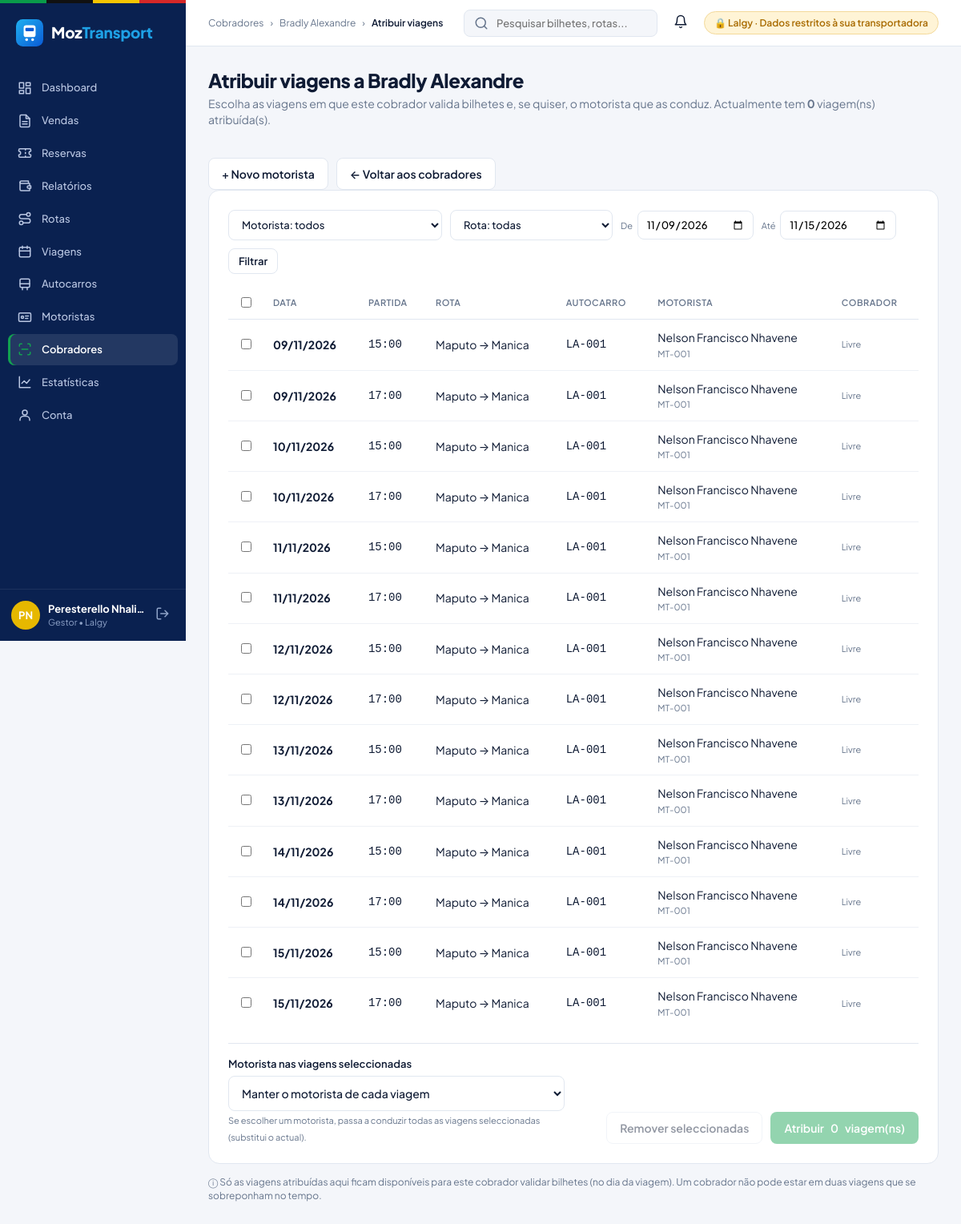
Screenshot of /gestor/cobrador_viagens.php?id=11 (signed in) with the database file from the repository.
### tables this page shows
CREATE TABLE `transportadora` (
  `id_transportadora` int(10) unsigned NOT NULL AUTO_INCREMENT,
  `nome` varchar(100) NOT NULL,
  `nuit` varchar(20) NOT NULL,
  `contacto` varchar(30) NOT NULL,
  `endereco` varchar(200) DEFAULT NULL,
  `activa` tinyint(1) NOT NULL DEFAULT 1,
  PRIMARY KEY (`id_transportadora`),
  UNIQUE KEY `uq_transportadora_nuit` (`nuit`)
);

CREATE TABLE `utilizador` (
  `id_utilizador` int(10) unsigned NOT NULL AUTO_INCREMENT,
  `nome` varchar(100) NOT NULL,
  `email` varchar(120) NOT NULL,
  `senha` varchar(255) NOT NULL,
  `telefone` varchar(30) DEFAULT NULL,
  `documento` varchar(30) DEFAULT NULL,
  `foto` varchar(255) DEFAULT NULL,
  `agencia` varchar(100) DEFAULT NULL,
  `perfil` enum('passageiro','bilheteiro','cobrador','gestor','administrador') NOT NULL DEFAULT 'passageiro',
  `id_transportadora` int(10) unsigned DEFAULT NULL,
  `activo` tinyint(1) NOT NULL DEFAULT 1,
  `data_criacao` datetime NOT NULL DEFAULT current_timestamp(),
  `tentativas_falhadas` tinyint(3) unsigned NOT NULL DEFAULT 0,
  `bloqueado_ate` datetime DEFAULT NULL,
  `ultimo_acesso` datetime DEFAULT NULL,
  `notificacoes` tinyint(1) NOT NULL DEFAULT 1,
  `notificacoes_vistas_em` datetime DEFAULT NULL,
  PRIMARY KEY (`id_utilizador`),
  UNIQUE KEY `uq_utilizador_email` (`email`),
  UNIQUE KEY `uq_utilizador_documento` (`documento`),
  KEY `idx_utilizador_perfil` (`perfil`),
  KEY `fk_utilizador_transportadora` (`id_transportadora`),
  CONSTRAINT `fk_utilizador_transportadora` FOREIGN KEY (`id_transportadora`) REFERENCES `transportadora` (`id_transportadora`) ON DELETE SET NULL ON UPDATE CASCADE
);

CREATE TABLE `viagem` (
  `id_viagem` int(10) unsigned NOT NULL AUTO_INCREMENT,
  `data` date NOT NULL,
  `hora_partida` time NOT NULL,
  `hora_chegada` time DEFAULT NULL,
  `preco` decimal(10,2) NOT NULL,
  `classe` varchar(30) NOT NULL DEFAULT 'Convencional',
  `estado` enum('agendada','em_curso','concluida','cancelada') NOT NULL DEFAULT 'agendada',
  `id_rota` int(10) unsigned NOT NULL,
  `id_autocarro` int(10) unsigned NOT NULL,
  `id_cobrador` int(10) unsigned DEFAULT NULL,
  `id_motorista` int(10) unsigned DEFAULT NULL,
  PRIMARY KEY (`id_viagem`),
  KEY `idx_viagem_data` (`data`,`hora_partida`),
  KEY `fk_viagem_rota` (`id_rota`),
  KEY `fk_viagem_autocarro` (`id_autocarro`),
  KEY `fk_viagem_cobrador` (`id_cobrador`),
  KEY `fk_viagem_motorista` (`id_motorista`),
  CONSTRAINT `fk_viagem_autocarro` FOREIGN KEY (`id_autocarro`) REFERENCES `autocarro` (`id_autocarro`) ON UPDATE CASCADE,
  CONSTRAINT `fk_viagem_cobrador` FOREIGN KEY (`id_cobrador`) REFERENCES `utilizador` (`id_utilizador`) ON DELETE SET NULL ON UPDATE CASCADE,
  CONSTRAINT `fk_viagem_motorista` FOREIGN KEY (`id_motorista`) REFERENCES `motorista` (`id_motorista`) ON DELETE SET NULL ON UPDATE CASCADE,
  CONSTRAINT `fk_viagem_rota` FOREIGN KEY (`id_rota`) REFERENCES `rota` (`id_rota`) ON UPDATE CASCADE
);

CREATE TABLE `rota` (
  `id_rota` int(10) unsigned NOT NULL AUTO_INCREMENT,
  `origem` varchar(80) NOT NULL,
  `destino` varchar(80) NOT NULL,
  `distancia_km` decimal(8,2) DEFAULT NULL,
  `duracao_estimada` time DEFAULT NULL,
  `id_transportadora` int(10) unsigned NOT NULL,
  `activa` tinyint(1) NOT NULL DEFAULT 1,
  `preco_base` decimal(10,2) DEFAULT NULL,
  PRIMARY KEY (`id_rota`),
  KEY `idx_rota_origem_destino` (`origem`,`destino`),
  KEY `fk_rota_transportadora` (`id_transportadora`),
  CONSTRAINT `fk_rota_transportadora` FOREIGN KEY (`id_transportadora`) REFERENCES `transportadora` (`id_transportadora`) ON UPDATE CASCADE
);

CREATE TABLE `autocarro` (
  `id_autocarro` int(10) unsigned NOT NULL AUTO_INCREMENT,
  `matricula` varchar(20) NOT NULL,
  `modelo` varchar(60) DEFAULT NULL,
  `capacidade_total` smallint(5) unsigned NOT NULL,
  `id_transportadora` int(10) unsigned NOT NULL,
  `activo` tinyint(1) NOT NULL DEFAULT 1,
  `codigo_frota` varchar(20) DEFAULT NULL,
  `marca` varchar(40) DEFAULT NULL,
  `ano_fabrico` smallint(5) unsigned DEFAULT NULL,
  `tipo_servico` varchar(30) DEFAULT NULL,
  `configuracao_assentos` varchar(5) NOT NULL DEFAULT '2+2',
  `ar_condicionado` tinyint(1) NOT NULL DEFAULT 0,
  `wifi` tinyint(1) NOT NULL DEFAULT 0,
  `usb` tinyint(1) NOT NULL DEFAULT 0,
  `validade_inspecao` date DEFAULT NULL,
  `livrete` varchar(255) DEFAULT NULL,
  `estado` enum('disponivel','manutencao','inactivo') NOT NULL DEFAULT 'disponivel',
  PRIMARY KEY (`id_autocarro`),
  UNIQUE KEY `uq_autocarro_matricula` (`matricula`),
  UNIQUE KEY `uq_autocarro_codigo` (`id_transportadora`,`codigo_frota`),
  CONSTRAINT `fk_autocarro_transportadora` FOREIGN KEY (`id_transportadora`) REFERENCES `transportadora` (`id_transportadora`) ON UPDATE CASCADE
);

CREATE TABLE `motorista` (
  `id_motorista` int(10) unsigned NOT NULL AUTO_INCREMENT,
  `id_transportadora` int(10) unsigned NOT NULL,
  `codigo` varchar(20) NOT NULL,
  `nome` varchar(100) NOT NULL,
  `documento` varchar(30) NOT NULL,
  `data_nascimento` date NOT NULL,
  `telefone` varchar(30) NOT NULL,
  `email` varchar(120) DEFAULT NULL,
  `morada` varchar(200) DEFAULT NULL,
  `carta_numero` varchar(30) NOT NULL,
  `carta_categoria` varchar(40) NOT NULL,
  `carta_emissao` date NOT NULL,
  `carta_validade` date NOT NULL,
  `carta_ficheiro` varchar(255) DEFAULT NULL,
  `estado` enum('disponivel','folga','inactivo') NOT NULL DEFAULT 'disponivel',
  `data_criacao` datetime NOT NULL DEFAULT current_timestamp(),
  `id_utilizador` int(11) DEFAULT NULL,
  `numero_carta` varchar(30) DEFAULT NULL,
  PRIMARY KEY (`id_motorista`),
  UNIQUE KEY `uq_motorista_codigo` (`id_transportadora`,`codigo`),
  UNIQUE KEY `uq_motorista_documento` (`documento`),
  UNIQUE KEY `uq_motorista_carta` (`carta_numero`),
  CONSTRAINT `fk_motorista_transportadora` FOREIGN KEY (`id_transportadora`) REFERENCES `transportadora` (`id_transportadora`) ON UPDATE CASCADE
);

### gestor/cobrador_viagens.php (the view, shortened to what the rows shown need)
<?php
require_once __DIR__ . '/../includes/sessao.php';
require_once __DIR__ . '/../includes/gestor.php';
require_once __DIR__ . '/../includes/cobradores.php';
$transp = exigir_gestor($pdo, 'gerir_frota');
$idT = $transp['id'];
$idC = (int)($_GET['id'] ?? 0);
$cob = cobrador_da_transportadora($pdo, $idC, $idT);
$hoje = date('Y-m-d');
$dataOk = fn($d) => is_string($d) && preg_match('/^\d{4}-\d{2}-\d{2}$/', $d) && strtotime($d) !== false;
$fIni = $dataOk($_GET['inicio'] ?? '') ? $_GET['inicio'] : $hoje;
$fFim = $dataOk($_GET['fim'] ?? '') ? $_GET['fim'] : date('Y-m-d', strtotime("$fIni +6 days"));
$fMot  = (int)($_GET['motorista'] ?? 0);
$fRota = (int)($_GET['rota'] ?? 0);
$qs = http_build_query(['id' => $idC, 'inicio' => $fIni, 'fim' => $fFim, 'motorista' => $fMot, 'rota' => $fRota]);
$onde = ['ro.id_transportadora = ?', "v.estado IN " . VIAGEM_ESTADOS_ABERTOS, 'v.data BETWEEN ? AND ?'];
$p = [$idT, $fIni, $fFim];
$st = $pdo->prepare("SELECT v.id_viagem, v.data, v.hora_partida, v.id_cobrador, ro.origem, ro.destino, au.matricula, au.codigo_frota,
                            m.nome AS motorista, m.codigo AS motorista_codigo, cu.nome AS cobrador_nome
                     FROM viagem v JOIN rota ro ON ro.id_rota = v.id_rota JOIN autocarro au ON au.id_autocarro = v.id_autocarro
                     LEFT JOIN motorista m ON m.id_motorista = v.id_motorista LEFT JOIN utilizador cu ON cu.id_utilizador = v.id_cobrador
                     WHERE " . implode(' AND ', $onde) . " ORDER BY v.data, v.hora_partida, ro.origem LIMIT 301");
$st->execute($p);
$lista = $st->fetchAll();
$st = $pdo->prepare("SELECT COUNT(*) FROM viagem WHERE id_cobrador = ? AND data >= CURDATE() AND estado IN " . VIAGEM_ESTADOS_ABERTOS);
$st->execute([$idC]);
$jaAtribuidas = (int)$st->fetchColumn();
require __DIR__ . '/../includes/painel_inicio.php';
?>
<div class="cabecalho-pagina">
  <div><h1 class="titulo-pagina">Atribuir viagens a <?= e($cob['nome']) ?></h1>
    <p class="subtitulo-pagina">Escolha as viagens em que este cobrador valida bilhetes e, se quiser, o motorista que as conduz.
      Actualmente tem <b><?= $jaAtribuidas ?></b> viagem(ns) atribuída(s).</p></div>
</div>
<section class="cartao">
  <form method="post" action="<?= e(url('gestor/cobrador_viagens.php?' . $qs)) ?>">
    <div class="tabela-rolar">
    <table class="tabela">
      <thead><tr><th style="width:34px"><input type="checkbox" data-todos-viagens aria-label="Seleccionar todas"></th>
        <th>Data</th><th>Partida</th><th>Rota</th><th>Autocarro</th><th>Motorista</th><th>Cobrador</th></tr></thead>
      <tbody>
      <?php foreach ($lista as $v): $meu = (int)$v['id_cobrador'] === $idC; ?>
        <tr>
          <td><input type="checkbox" name="viagens[]" value="<?= (int)$v['id_viagem'] ?>" data-viagem-sel aria-label="Seleccionar viagem"></td>
          <td><b><?= e(date('d/m/Y', strtotime($v['data']))) ?></b></td>
          <td class="mono"><?= e(substr($v['hora_partida'], 0, 5)) ?></td>
          <td><?= e($v['origem'] . ' → ' . $v['destino']) ?></td>
          <td class="mono"><?= e($v['codigo_frota'] ?: $v['matricula']) ?></td>
          <td><?= $v['motorista'] ? e($v['motorista']) . '<span class="sub-linha">' . e($v['motorista_codigo']) . '</span>' : '<span class="sub-linha" style="margin:0">Sem motorista</span>' ?></td>
          <td><?php if ($meu): ?><span class="etq-g etq-pago">Este cobrador</span>
              <?php elseif ($v['id_cobrador']): ?><span class="etq-g etq-expirado" title="Será substituído">Substitui <?= e($v['cobrador_nome']) ?></span>
              <?php else: ?><span class="sub-linha" style="margin:0">Livre</span><?php endif; ?></td>
        </tr>
      <?php endforeach; ?>
      </tbody>
    </table>
    </div>
  </form>
</section>
<?php require __DIR__ . '/../includes/painel_fim.php'; ?>

### includes/painel_inicio.php (shortened to what the rows shown need)
<?php
require_once __DIR__ . '/menu.php';
require_once __DIR__ . '/notificacoes.php';
$u        = utilizador_logado();
$nomeTransp = null;
if ($u['perfil'] === 'gestor') {
    $stT = $pdo->prepare('SELECT t.nome FROM utilizador x JOIN transportadora t ON t.id_transportadora = x.id_transportadora WHERE x.id_utilizador = ?');
    $stT->execute([$u['id_utilizador']]);
    $nomeTransp = $stT->fetchColumn() ?: null;
}
?>
<!DOCTYPE html>
<html lang="pt">
<head>
  <link rel="stylesheet" href="<?= e(url('assets/css/base.css') . '?v=' . (int)@filemtime(__DIR__ . '/../assets/css/base.css')) ?>">
  <link rel="stylesheet" href="<?= e(url('assets/css/painel.css') . '?v=' . (int)@filemtime(__DIR__ . '/../assets/css/painel.css')) ?>">
  <link rel="stylesheet" href="<?= e(url('assets/css/admin.css') . '?v=' . (int)@filemtime(__DIR__ . '/../assets/css/admin.css')) ?>">
  <link rel="stylesheet" href="<?= e(url('assets/css/bilheteiro.css') . '?v=' . (int)@filemtime(__DIR__ . '/../assets/css/bilheteiro.css')) ?>">
  <link rel="stylesheet" href="<?= e(url('assets/css/notificacoes.css') . '?v=' . (int)@filemtime(__DIR__ . '/../assets/css/notificacoes.css')) ?>">
  <link rel="stylesheet" href="<?= e(url('assets/css/suporte.css') . '?v=' . (int)@filemtime(__DIR__ . '/../assets/css/suporte.css')) ?>">
  <link rel="stylesheet" href="<?= e(url('assets/css/gestor.css') . '?v=' . (int)@filemtime(__DIR__ . '/../assets/css/gestor.css')) ?>">
</head>
<body class="painel perfil-<?= e($u['perfil']) ?>">
<aside class="lateral">
  <div class="lateral-rodape">
    <a class="utilizador-cartao" href="<?= e(url('conta/dados_pessoais.php')) ?>" title="Dados pessoais">
      <span class="utilizador-texto">
        <strong><?= e($u['nome']) ?></strong>
        <small><?= e($u['perfil'] === 'administrador' ? 'Administrador Geral' : nome_perfil($u['perfil'])) ?><?= $nomeTransp ? ' • ' . e($nomeTransp) : (!empty($u['agencia']) ? ' • ' . e(explode(' ', $u['agencia'])[0]) : '') ?></small>
      </span>
    </a>
  </div>
</aside>
<div class="conteudo-geral">
  <header class="topo">
    <div class="topo-direita">
      <?php if ($u['perfil'] !== 'administrador'): ?>
        <label class="pesquisa-topo"><?= icone_svg('pesquisa') ?>
          <input type="search" placeholder="Pesquisar bilhetes, rotas..." aria-label="Pesquisar">
        </label>
      <?php endif; ?>
      <?= sino_notificacoes('sino', icone_svg('sino')) ?>
      <?php if ($nomeTransp): ?>
        <span class="etiqueta-restrita">🔒 <?= e($nomeTransp) ?> · Dados restritos à sua transportadora</span>
      <?php elseif (!empty($u['agencia'])): ?>
        <span class="etiqueta-agencia"><?= e($u['agencia']) ?></span>
      <?php endif; ?>
    </div>
  </header>
  <main class="conteudo">

### rows the page displays
transportadora: nome "Lalgy"
utilizador: nome "Bradly Alexandre"
viagem: data "09/11/2026", hora_partida "15:00", id_rota.destino "Maputo → Manica", id_autocarro.codigo_frota "LA-001", id_motorista.nome "Nelson Francisco Nhavene", id_motorista.codigo "MT-001", shows "Livre"
viagem: data "09/11/2026", hora_partida "17:00", id_rota.destino "Maputo → Manica", id_autocarro.codigo_frota "LA-001", id_motorista.nome "Nelson Francisco Nhavene", id_motorista.codigo "MT-001", shows "Livre"
viagem: data "10/11/2026", hora_partida "15:00", id_rota.destino "Maputo → Manica", id_autocarro.codigo_frota "LA-001", id_motorista.nome "Nelson Francisco Nhavene", id_motorista.codigo "MT-001", shows "Livre"
viagem: data "10/11/2026", hora_partida "17:00", id_rota.destino "Maputo → Manica", id_autocarro.codigo_frota "LA-001", id_motorista.nome "Nelson Francisco Nhavene", id_motorista.codigo "MT-001", shows "Livre"
viagem: data "11/11/2026", hora_partida "15:00", id_rota.destino "Maputo → Manica", id_autocarro.codigo_frota "LA-001", id_motorista.nome "Nelson Francisco Nhavene", id_motorista.codigo "MT-001", shows "Livre"
viagem: data "11/11/2026", hora_partida "17:00", id_rota.destino "Maputo → Manica", id_autocarro.codigo_frota "LA-001", id_motorista.nome "Nelson Francisco Nhavene", id_motorista.codigo "MT-001", shows "Livre"
viagem: data "12/11/2026", hora_partida "15:00", id_rota.destino "Maputo → Manica", id_autocarro.codigo_frota "LA-001", id_motorista.nome "Nelson Francisco Nhavene", id_motorista.codigo "MT-001", shows "Livre"
viagem: data "12/11/2026", hora_partida "17:00", id_rota.destino "Maputo → Manica", id_autocarro.codigo_frota "LA-001", id_motorista.nome "Nelson Francisco Nhavene", id_motorista.codigo "MT-001", shows "Livre"
viagem: data "13/11/2026", hora_partida "15:00", id_rota.destino "Maputo → Manica", id_autocarro.codigo_frota "LA-001", id_motorista.nome "Nelson Francisco Nhavene", id_motorista.codigo "MT-001", shows "Livre"
viagem: data "13/11/2026", hora_partida "17:00", id_rota.destino "Maputo → Manica", id_autocarro.codigo_frota "LA-001", id_motorista.nome "Nelson Francisco Nhavene", id_motorista.codigo "MT-001", shows "Livre"
viagem: data "14/11/2026", hora_partida "15:00", id_rota.destino "Maputo → Manica", id_autocarro.codigo_frota "LA-001", id_motorista.nome "Nelson Francisco Nhavene", id_motorista.codigo "MT-001", shows "Livre"
viagem: data "14/11/2026", hora_partida "17:00", id_rota.destino "Maputo → Manica", id_autocarro.codigo_frota "LA-001", id_motorista.nome "Nelson Francisco Nhavene", id_motorista.codigo "MT-001", shows "Livre"
viagem: data "15/11/2026", hora_partida "15:00", id_rota.destino "Maputo → Manica", id_autocarro.codigo_frota "LA-001", id_motorista.nome "Nelson Francisco Nhavene", id_motorista.codigo "MT-001", shows "Livre"
viagem: data "15/11/2026", hora_partida "17:00", id_rota.destino "Maputo → Manica", id_autocarro.codigo_frota "LA-001", id_motorista.nome "Nelson Francisco Nhavene", id_motorista.codigo "MT-001", shows "Livre"

### other values shown
$rotulo "Dashboard"
$rotulo "Vendas"
$rotulo "Reservas"
$rotulo "Relatórios"
$rotulo "Rotas"
$rotulo "Viagens"
$rotulo "Autocarros"
$rotulo "Motoristas"
$rotulo "Cobradores"
$rotulo "Estatísticas"
$rotulo "Conta"
iniciais($u['nome'] ?? '?') "PN"
$u['nome'] "Peresterello Nhali…"
$m "Cobradores"
$m "Bradly Alexandre"
